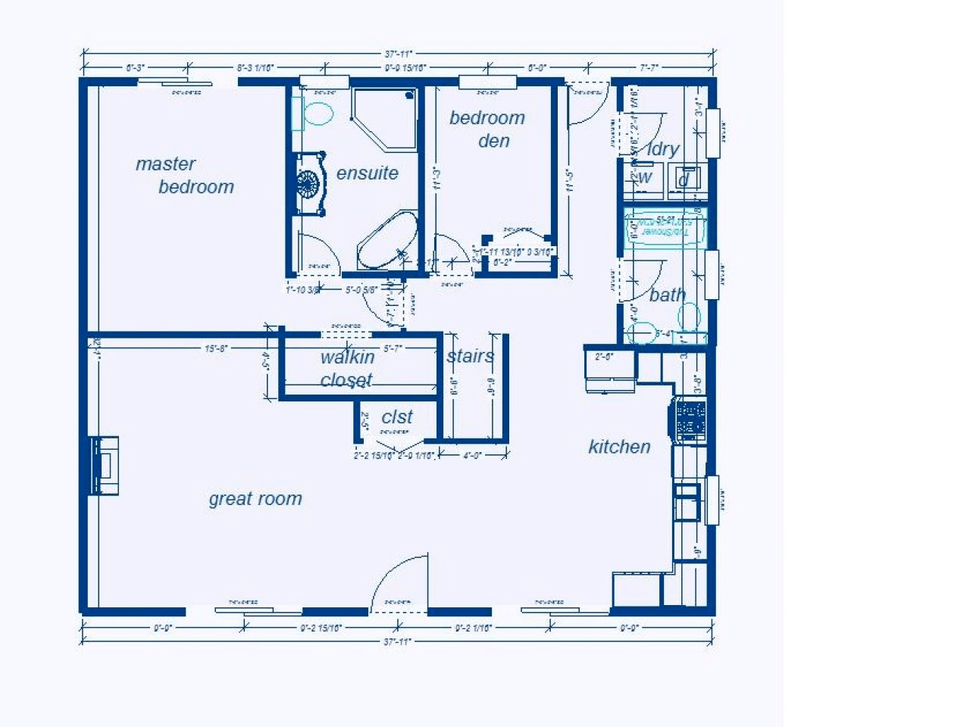
#> input picture ImageFlip/HomePlan.png, 970 x 727 px, shrunk from 1280 x 960 before the run
$ python ImageFlip.py
#> lines starting #> are read from the running program, lines starting #| are printed output that depends on the picture
### ImageFlip/ImageFlipParams.py
import cv2

image = cv2.imread("HomePlan.png")
#> image is the input picture: shape (727, 970, 3); mean B, G, R 243, 233.5, 228.5

### ImageFlip/ImageFlip.py
import cv2
import ImageFlipParams as ifp


cv2.imshow("original",ifp.image)
cv2.waitKey(0)
HorizantalFlip=cv2.flip(ifp.image, 1)
VerticalFlip=cv2.flip(ifp.image, 0)
HandVFlip=cv2.flip(ifp.image, -1)
cv2.imshow("HorizantalFlip", HorizantalFlip)
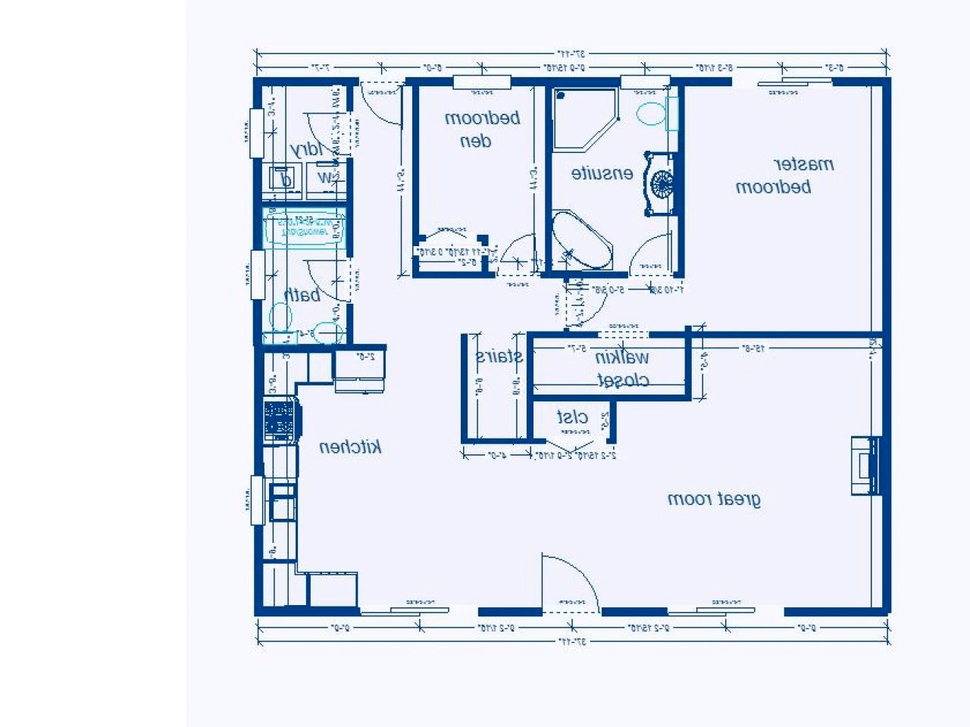
#> window 'HorizantalFlip': shape (727, 970, 3); mean B, G, R 243, 233.5, 228.5
cv2.waitKey(0)
cv2.imshow("VerticalFlip", VerticalFlip)
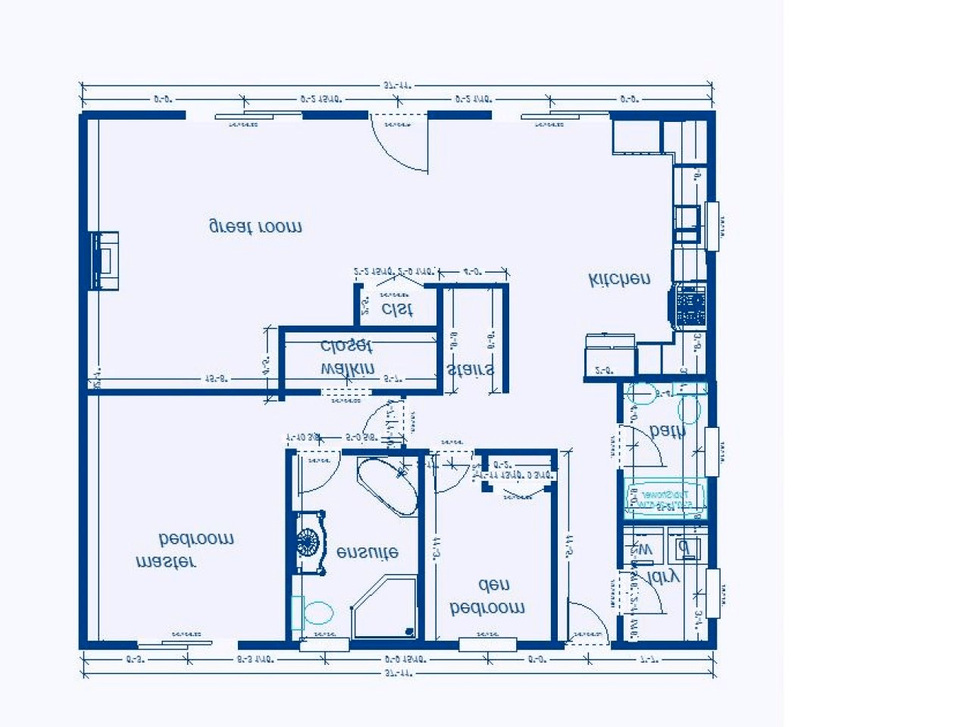
#> window 'VerticalFlip': shape (727, 970, 3); mean B, G, R 243, 233.5, 228.5
cv2.waitKey(0)
cv2.imshow("HandVFlip", HandVFlip)
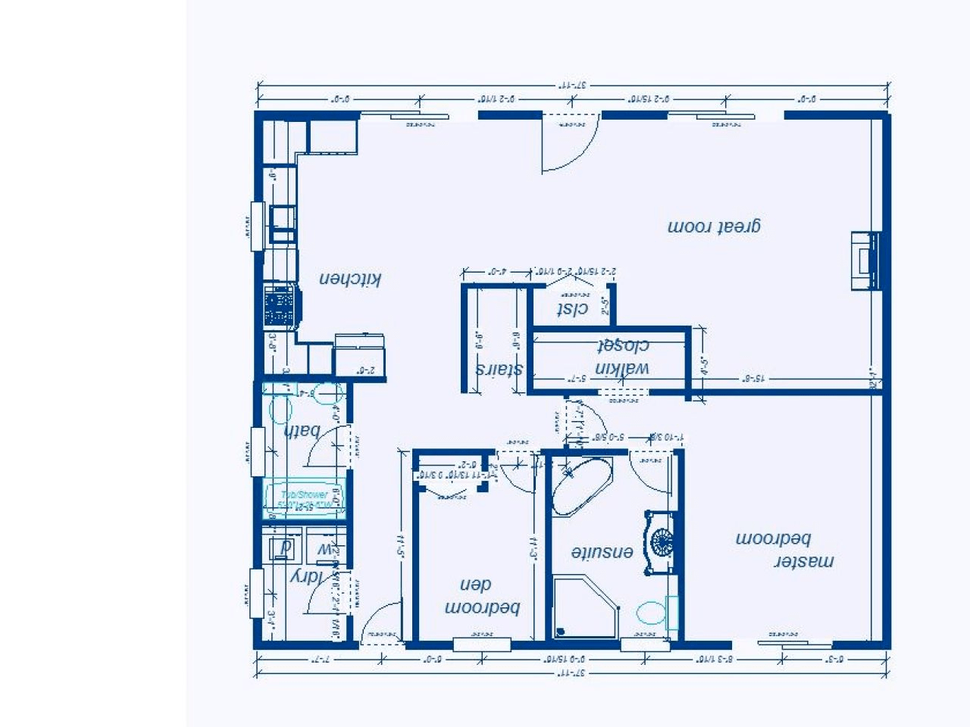
#> window 'HandVFlip': shape (727, 970, 3); mean B, G, R 243, 233.5, 228.5
cv2.waitKey(0)
